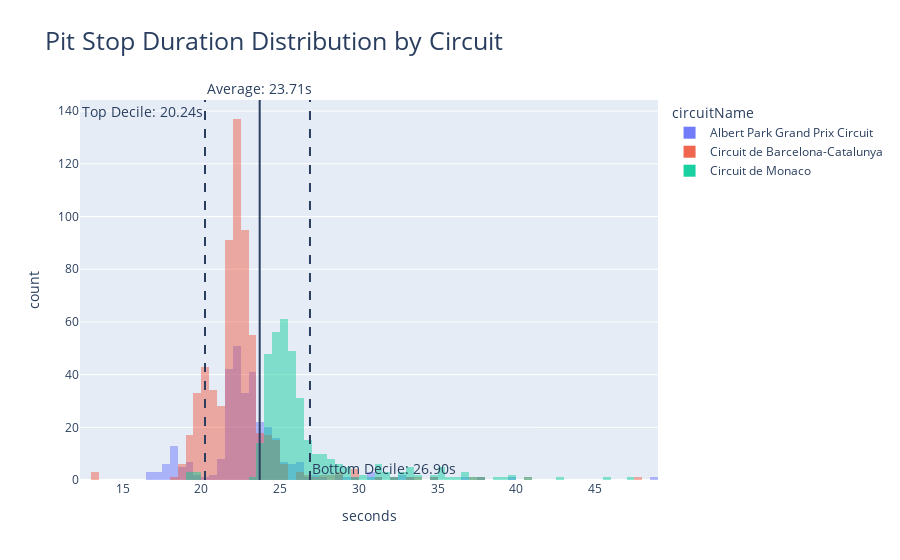

Notebook cell for this chart:
### Code cell
import plotly.express as px

# Filter the data for race circuits 1, 4, and 6
filtered_data = newPitStops[newPitStops['circuitId'].isin([1, 4, 6]) & (newPitStops['seconds'] < 50)]

# Create the histogram
fig = px.histogram(filtered_data, x='seconds', color='circuitName', 
                   title='Pit Stop Duration Distribution by Circuit',
                   barmode='overlay')

# Add vertical lines for mean and quantiles
fig.add_vline(x=filtered_data['seconds'].mean(), 
              annotation_text=f"Average: {filtered_data['seconds'].mean():.2f}s", 
              annotation_position='top')
fig.add_vline(x=filtered_data['seconds'].quantile(0.1), 
              line_dash='dash', 
              annotation_text=f"Top Decile: {filtered_data['seconds'].quantile(0.1):.2f}s", 
              annotation_position='top left')
fig.add_vline(x=filtered_data['seconds'].quantile(0.9), 
              line_dash='dash', 
              annotation_text=f"Bottom Decile: {filtered_data['seconds'].quantile(0.9):.2f}s", 
              annotation_position='bottom right')

# Set opacity
fig.update_traces(opacity=0.9)

# Increase title font size
fig.update_layout(
    title_font=dict(size=25),
)

# Increase annotation font size
fig.update_annotations(font_size=14)

# Show the plot
fig.show()

### Figure 1 — Plotly figure (JSON) as saved in the notebook; plotly's stock layout.template omitted (floating-point values rounded to 4 significant figures; data arrays with more than 128 entries replaced by an {"elided": "..."} marker saying what was removed)
{"data": [{"alignmentgroup": "True", "bingroup": "x", "hovertemplate": "circuitName=Albert Park Grand Prix Circuit<br>seconds=%{x}<br>count=%{y}<extra></extra>", "legendgroup": "Albert Park Grand Prix Circuit", "marker": {"color": "#636efa", "opacity": 0.5, "pattern": {"shape": ""}}, "name": "Albert Park Grand Prix Circuit", "offsetgroup": "Albert Park Grand Prix Circuit", "orientation": "v", "showlegend": true, "x": {"elided": "316 float values"}, "xaxis": "x", "yaxis": "y", "type": "histogram", "opacity": 0.9}, {"alignmentgroup": "True", "bingroup": "x", "hovertemplate": "circuitName=Circuit de Barcelona-Catalunya<br>seconds=%{x}<br>count=%{y}<extra></extra>", "legendgroup": "Circuit de Barcelona-Catalunya", "marker": {"color": "#EF553B", "opacity": 0.5, "pattern": {"shape": ""}}, "name": "Circuit de Barcelona-Catalunya", "offsetgroup": "Circuit de Barcelona-Catalunya", "orientation": "v", "showlegend": true, "x": {"elided": "625 float values"}, "xaxis": "x", "yaxis": "y", "type": "histogram", "opacity": 0.9}, {"alignmentgroup": "True", "bingroup": "x", "hovertemplate": "circuitName=Circuit de Monaco<br>seconds=%{x}<br>count=%{y}<extra></extra>", "legendgroup": "Circuit de Monaco", "marker": {"color": "#00cc96", "opacity": 0.5, "pattern": {"shape": ""}}, "name": "Circuit de Monaco", "offsetgroup": "Circuit de Monaco", "orientation": "v", "showlegend": true, "x": {"elided": "366 float values"}, "xaxis": "x", "yaxis": "y", "type": "histogram", "opacity": 0.9}], "layout": {"xaxis": {"anchor": "y", "domain": [0.0, 1.0], "title": {"text": "seconds"}}, "yaxis": {"anchor": "x", "domain": [0.0, 1.0], "title": {"text": "count"}}, "legend": {"title": {"text": "circuitName"}, "tracegroupgap": 0}, "title": {"text": "Pit Stop Duration Distribution by Circuit", "font": {"size": 25}}, "barmode": "overlay", "shapes": [{"type": "line", "x0": 23.71, "x1": 23.71, "xref": "x", "y0": 0, "y1": 1, "yref": "y domain"}, {"line": {"dash": "dash"}, "type": "line", "x0": 20.24, "x1": 20.24, "xref": "x", "y0": 0, "y1": 1, "yref": "y domain"}, {"line": {"dash": "dash"}, "type": "line", "x0": 26.9, "x1": 26.9, "xref": "x", "y0": 0, "y1": 1, "yref": "y domain"}], "annotations": [{"showarrow": false, "text": "Average: 23.71s", "x": 23.71, "xanchor": "center", "xref": "x", "y": 1, "yanchor": "bottom", "yref": "y domain", "font": {"size": 14}}, {"showarrow": false, "text": "Top Decile: 20.24s", "x": 20.24, "xanchor": "right", "xref": "x", "y": 1, "yanchor": "top", "yref": "y domain", "font": {"size": 14}}, {"showarrow": false, "text": "Bottom Decile: 26.90s", "x": 26.9, "xanchor": "left", "xref": "x", "y": 0, "yanchor": "bottom", "yref": "y domain", "font": {"size": 14}}]}}
